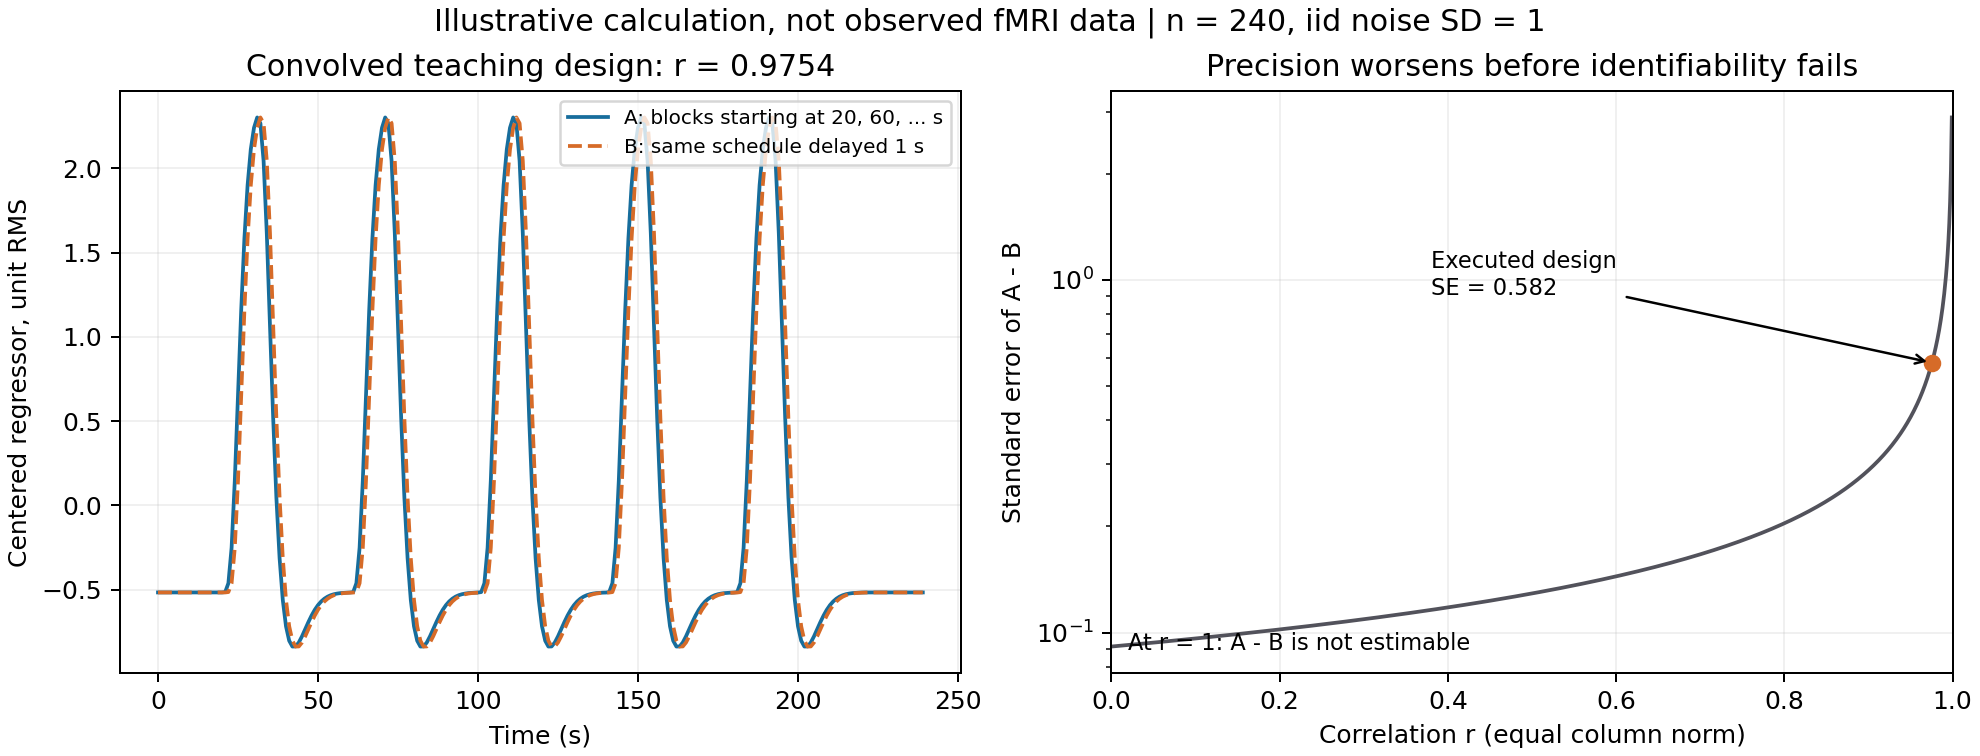

Reproduce this figure in Python.
import json, math, platform
from pathlib import Path
import numpy as np
import matplotlib
matplotlib.use('Agg')
import matplotlib.pyplot as plt

out = Path(__file__).resolve().parent
# Illustrative calculation, not observed BOLD or a fitted experimental design.
dt, tr, duration, sigma = 0.1, 1.0, 240.0, 1.0
t = np.arange(0, duration, dt)
ht = np.arange(0, 32, dt)
h = ht**5*np.exp(-ht)/math.factorial(5) - ht**15*np.exp(-ht)/(6*math.factorial(15))
h /= h.sum()*dt
onsets = [20, 60, 100, 140, 180]
def column(shift):
    u = np.zeros(t.size)
    for onset in onsets:
        u[(t >= onset + shift - 1e-9) & (t < onset + shift + 10 - 1e-9)] = 1
    x = (np.convolve(u, h)[:t.size]*dt)[::round(tr/dt)]
    x -= x.mean()
    return x/np.sqrt(np.mean(x*x))

x_a, x_b = column(0), column(1)
n = len(x_a)
X = np.column_stack([x_a, x_b, np.ones(n)])
c = np.array([1., -1., 0.])
rho = float(np.corrcoef(x_a, x_b)[0, 1])
variance = float(sigma**2 * np.sum((c@np.linalg.pinv(X))**2))
analytic = float(2*sigma**2/(n*(1-rho)))
assert np.isclose(variance, analytic)
duplicate = np.column_stack([x_a, x_a, np.ones(n)])
row_projector = np.linalg.pinv(duplicate)@duplicate
diff_error = float(np.linalg.norm(c-c@row_projector))
sum_c = np.array([1., 1., 0.])
sum_error = float(np.linalg.norm(sum_c-sum_c@row_projector))
assert diff_error > 1 and sum_error < 1e-10
assert np.linalg.matrix_rank(X) == 3
grid = np.linspace(0, 0.999, 1000)
se = np.sqrt(2*sigma**2/(n*(1-grid)))
fig, axes = plt.subplots(1, 2, figsize=(11, 4.2), constrained_layout=True)
axes[0].plot(np.arange(n)*tr, x_a, label='A: blocks starting at 20, 60, ... s', color='#176D9C')
axes[0].plot(np.arange(n)*tr, x_b, label='B: same schedule delayed 1 s', color='#D66B28', linestyle='--')
axes[0].set(xlabel='Time (s)', ylabel='Centered regressor, unit RMS', title=f'Convolved teaching design: r = {rho:.4f}')
axes[0].legend(fontsize=8, loc='upper right')
axes[1].semilogy(grid, se, color='#52525B')
axes[1].scatter([rho], [np.sqrt(variance)], color='#D66B28', zorder=3)
axes[1].annotate(f'Executed design\nSE = {np.sqrt(variance):.3f}', (rho, np.sqrt(variance)), xytext=(0.38, 0.65), textcoords='axes fraction', arrowprops={'arrowstyle':'->'}, fontsize=9)
axes[1].set(xlabel='Correlation r (equal column norm)', ylabel='Standard error of A - B', title='Precision worsens before identifiability fails', xlim=(0, 1))
axes[1].text(0.02, 0.04, 'At r = 1: A - B is not estimable', transform=axes[1].transAxes, fontsize=9)
for ax in axes:
    ax.grid(alpha=.18)
fig.suptitle('Illustrative calculation, not observed fMRI data | n = 240, iid noise SD = 1', fontsize=12)
fig.savefig(out/'representation.png', dpi=180)
metrics = dict(n=n, dt=dt, tr=tr, duration=duration, sigma=sigma, onsets=onsets, block_duration=10, shift=1,
    rho=rho, rank=int(np.linalg.matrix_rank(X)), contrast_variance=variance, contrast_se=float(np.sqrt(variance)),
    analytic_variance=analytic, orthogonal_se=float(np.sqrt(2/n)), duplicate_rank=int(np.linalg.matrix_rank(duplicate)),
    duplicate_difference_rowspace_error=diff_error, duplicate_sum_rowspace_error=sum_error,
    random_seed=None, stochastic_simulation=False, python=platform.python_version(), numpy=np.__version__, matplotlib=matplotlib.__version__)
(out/'representation-metrics.json').write_text(json.dumps(metrics, indent=2))
print(json.dumps(metrics, indent=2))
